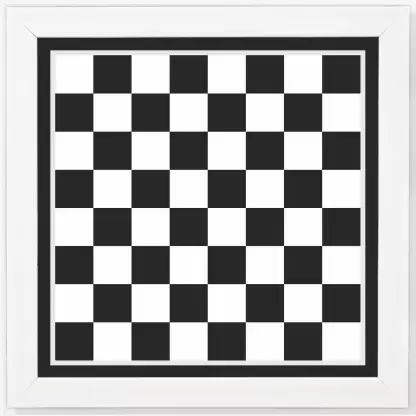
#> input picture fixtures/checkerboard.png, 416 x 416 px
$ python harris.py
#> lines starting #> are read from the running program, lines starting #| are printed output that depends on the picture
### playground/common.py
import numpy as np
from PIL import Image

from playground import FIXTURES_ROOT

GAUSSIAN_1D = np.array([1, 2, 1])
DIFF_1D = np.array([1, 0, -1])


# [8 lines left out: function gkern, not called in this run]


def load_lena() -> Image.Image:
    fp = FIXTURES_ROOT / "lena_std.tif"
    return Image.open(fp)


def load_fixture(path: str) -> Image.Image:
#> called with path = 'checkerboard.png'
    fp = FIXTURES_ROOT / path
    return Image.open(fp)
#> returned value is the input picture: PIL image 416x416 RGB; mean R, G, B 170, 169.9, 169.9

### playground/edge_detection/sobel.py
from typing import Tuple, Union

import numpy as np
from scipy.signal import convolve2d
from PIL import Image

from playground.common import DIFF_1D, GAUSSIAN_1D, load_lena
from playground.edge_detection.base import Operator


class SobelOperator(Operator):
    def __init__(self):
        self.kernel_x = GAUSSIAN_1D.reshape(-1, 1) @ DIFF_1D.reshape(1, -1)
        self.kernel_y = DIFF_1D.reshape(-1, 1) @ GAUSSIAN_1D.reshape(1, -1)

    def __call__(
            self, input_array: np.ndarray, return_magnitudes: bool = False, **kwargs
    ) -> Union[np.ndarray, Tuple[np.ndarray, np.ndarray]]:
#> called with return_magnitudes = True
        gx = convolve2d(input_array, self.kernel_x, mode="same")
        gy = convolve2d(input_array, self.kernel_y, mode="same")

        if return_magnitudes:
            return gx, gy
        return np.sqrt(gx ** 2 + gy ** 2)


# [30 lines left out: functions sobel_grayscale, sobel_rgb, not called in this run]


# [2 lines that do not run on import are left out]

### playground/edge_detection/harris.py
import enum

import numpy as np
import PIL.Image
from scipy.signal import convolve2d

from playground.edge_detection.base import Operator
from playground.edge_detection.sobel import SobelOperator


GAUSSIAN_KERNEL = np.array([
        [2, 4, 5, 4, 2],
        [4, 9, 12, 9, 4],
        [5, 12, 15, 12, 5],
        [4, 9, 12, 9, 4],
        [2, 4, 5, 4, 2]
])

SUM_FILTER = np.tile([1, 1, 1], 3).reshape(3, 3)
MEAN_FILTER = (1/9) * SUM_FILTER


class Direction(enum.Enum):
    NORTH = ((0, 1), (2, 1))
    SOUTH = ((0, 1), (2, 1))
    WEST = ((1, 1), (1, 2))
    EAST = ((1, 1), (1, 2))
    NORTHWEST = ((0, 0), (2, 2))
    NORTHEAST = ((0, 2), (2, 0))
    SOUTHWEST = ((0, 2), (2, 0))
    SOUTHEAST = ((0, 0), (2, 2))

    @classmethod
    def from_radians(cls, angle: float):
        t = np.pi / 8
        if angle < t:
            return cls.EAST
        elif angle < 3 * t:
            return cls.NORTHEAST
        elif angle < 5 * t:
            return cls.NORTH
        elif angle < 7 * t:
            return cls.NORTHWEST
        elif angle < 9 * t:
            return cls.WEST
        elif angle < 11 * t:
            return cls.SOUTHWEST
        elif angle < 13 * t:
            return cls.SOUTH
        elif angle < 15 * t:
            return cls.SOUTHEAST
        else:  # 15pi/8 to 2pi
            return cls.EAST


class HarrisOperator(Operator):
    def __init__(self):
        self.sobel = SobelOperator()

    def __call__(self, input_array: np.ndarray, thresh: float = 100, alpha: float = 0.04, nms_filter: int = 3, verbose: int = 0, **kwargs) -> np.ndarray:
        R = self.compute_response(input_array, alpha)
        R_t = self.get_corners(R)
        nms_output = self.local_non_maximum_supression(R_t, filter_size=nms_filter)
        if verbose:
            # Horizontally stack images, using same convolution to match shapes
            PIL.Image.fromarray(np.hstack([input_array, R, R_t, nms_output])).show()
        return nms_output

    def compute_response(self, image, alpha):
        gx, gy = self.sobel(image, return_magnitudes=True)
        gj = gx * gy
        # to find M in a vectorized way, convolve with a 3x3 filter
        # that averages the local region.
        gx = convolve2d(gx, MEAN_FILTER, mode="same")
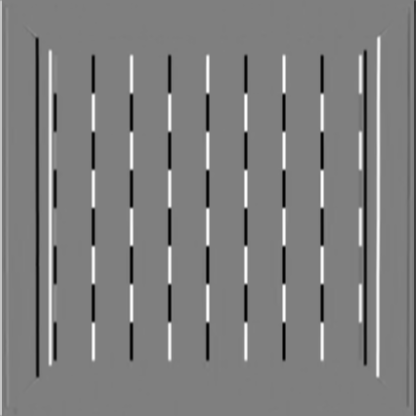
#> gx: shape (416, 416) float64; min -582.6, max 585.2, mean -0.3; drawn with min black and max white
        gy = convolve2d(gy, MEAN_FILTER, mode="same")
        gj = convolve2d(gj, MEAN_FILTER, mode="same")
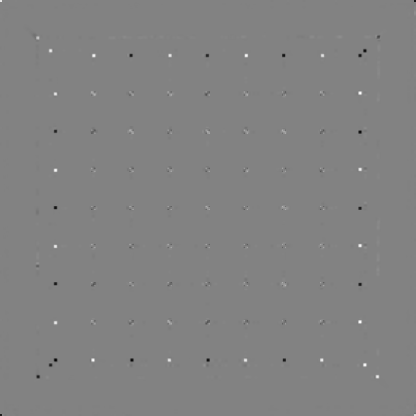
#> gj: shape (416, 416) float64; min -78771.4, max 75681.6, mean 20.8; drawn with min black and max white
        H = np.array([[gx ** 2, gj], [gj, gy ** 2]])  # (2,2,m,n)
        H_det = np.linalg.det(H.transpose((2, 3, 0, 1)))  # (m,n)
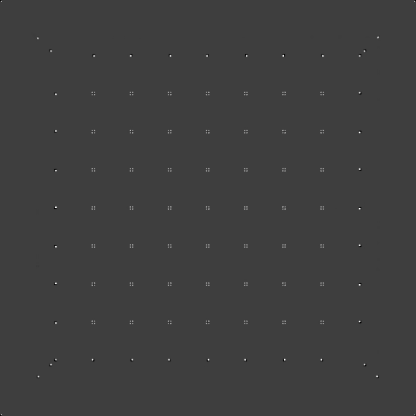
#> H_det: shape (416, 416) float64; min -2.64e+09, max 8.2e+09, mean 9277272.5; drawn with min black and max white
        H_trace = np.trace(H)  # (m,n)
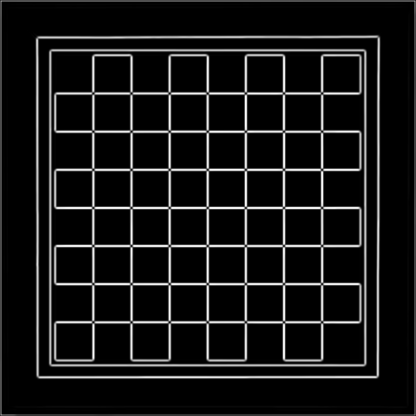
#> H_trace: shape (416, 416) float64; min 0, max 342485.7, mean 30939.8; drawn with min black and max white
        return H_det - alpha * (H_trace ** 2)
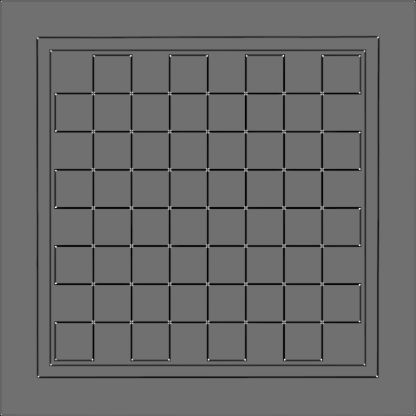
#> returned value: shape (416, 416) float64; min -4.69e+09, max 5.94e+09, mean -261834561.8; drawn with min black and max white

    def get_corners(self, R: np.ndarray):
        idx = np.where(R < np.quantile(R[R > 0], 0.95))  # Remove with positive 95% quantile
#> idx = 172888 positions, rows 0 to 415, columns 0 to 415
        R_t = R.copy()
        R_t[idx] = 0
        return R_t

    @staticmethod
    def local_non_maximum_supression(corners: np.ndarray, filter_size: int):
        """
        Local non-maximum supression.

        :param corners:
        :param filter_size:
        :return:
        """
#> called with filter_size = 7
        m, n = corners.shape
#> m = 416; n = 416
        offset = filter_size//2
        corners = np.pad(corners, offset)  # zero pad for convenience
        for i in range(offset, m+offset):
            for j in range(offset, n+offset):
                patch = corners[i - offset:i + offset+1, j - offset:j + offset+1]
                if corners[i, j] < patch.max():
                    corners[i, j] = 0
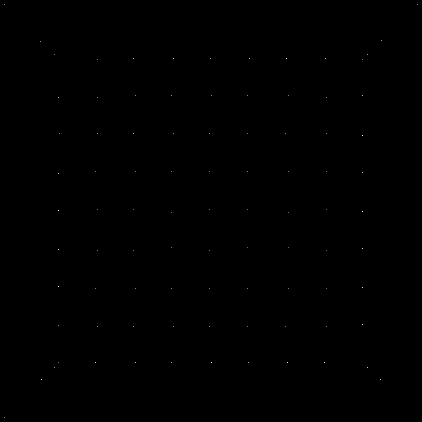
#> corners: shape (422, 422) float64; min 0, max 5.94e+09, mean 1763379.5; drawn with min black and max white
        return corners[offset:-offset, offset:-offset]  # unpad


if __name__ == "__main__":
    from playground.common import load_fixture

    fixture = "checkerboard.png"
    # fixture = "lena_std.tif"

    pil_img = load_fixture(fixture).convert("L")
    img = np.array(pil_img)
    harris = HarrisOperator()
    g = harris(img, 100, verbose=1, nms_filter=7)
#> in __call__, `PIL.Image.fromarray(np.hstack([input_array, R, R_t, nms_output])).show()`:
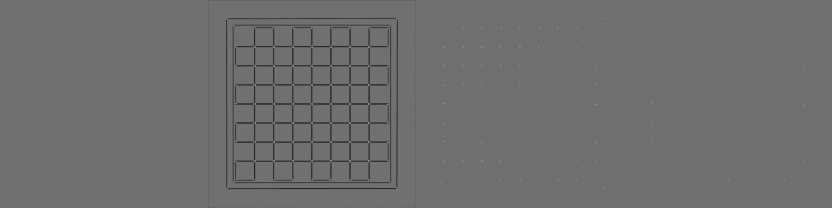
#> shown: PIL image 1664x416 F (shown at 1/2 size); min -4.69e+09, max 5.94e+09, mean -64248680; drawn with min black and max white
